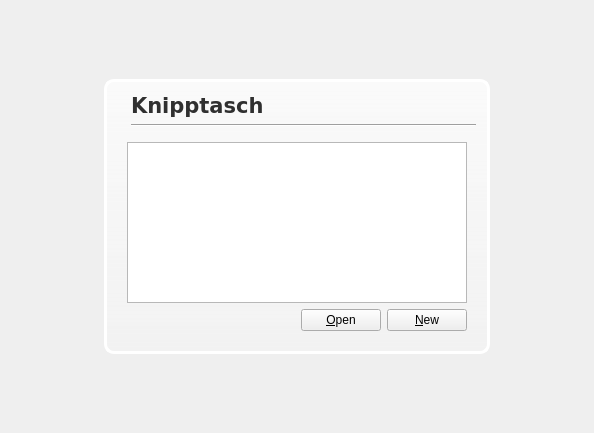
<?xml version="1.0" encoding="UTF-8"?>
<ui version="4.0">
 <author>Stefan Böhmann</author>
 <class>WelcomeWidget</class>
 <widget class="QWidget" name="WelcomeWidget">
  <property name="geometry">
   <rect>
    <x>0</x>
    <y>0</y>
    <width>594</width>
    <height>433</height>
   </rect>
  </property>
  <layout class="QVBoxLayout" name="verticalLayout_2">
   <item>
    <spacer name="verticalSpacer_2">
     <property name="orientation">
      <enum>Qt::Vertical</enum>
     </property>
     <property name="sizeHint" stdset="0">
      <size>
       <width>20</width>
       <height>95</height>
      </size>
     </property>
    </spacer>
   </item>
   <item>
    <layout class="QHBoxLayout" name="horizontalLayout">
     <item>
      <spacer name="horizontalSpacer_3">
       <property name="orientation">
        <enum>Qt::Horizontal</enum>
       </property>
       <property name="sizeHint" stdset="0">
        <size>
         <width>40</width>
         <height>20</height>
        </size>
       </property>
      </spacer>
     </item>
     <item>
      <widget class="QFrame" name="frame1">
       <property name="sizePolicy">
        <sizepolicy hsizetype="Preferred" vsizetype="Expanding">
         <horstretch>0</horstretch>
         <verstretch>0</verstretch>
        </sizepolicy>
       </property>
       <property name="styleSheet">
        <string notr="true">
QFrame#frame1 {
	 border: 3px solid white;
     border-radius: 10px;
     padding: 2px;
	 margin: 4px;
	background-color: qlineargradient(spread:pad, x1:0, y1:0, x2:0, y2:1, stop:0 rgba(255, 255, 255, 175), stop:1 rgba(246, 246, 246, 113))
 }</string>
       </property>
       <property name="frameShape">
        <enum>QFrame::StyledPanel</enum>
       </property>
       <property name="frameShadow">
        <enum>QFrame::Raised</enum>
       </property>
       <layout class="QVBoxLayout" name="verticalLayout">
        <item>
         <layout class="QFormLayout" name="formLayout">
          <item row="0" column="0">
           <widget class="QLabel" name="label_2">
            <property name="text">
             <string/>
            </property>
            <property name="pixmap">
             <pixmap>:/hi64-app-knipptasch.png</pixmap>
            </property>
           </widget>
          </item>
          <item row="0" column="1">
           <widget class="QLabel" name="appNameLabel">
            <property name="font">
             <font>
              <family>DejaVu Sans</family>
              <pointsize>16</pointsize>
              <weight>75</weight>
              <bold>true</bold>
             </font>
            </property>
            <property name="styleSheet">
             <string notr="true">color: rgb(48, 48, 48);</string>
            </property>
            <property name="text">
             <string comment="Application Name">Knipptasch</string>
            </property>
           </widget>
          </item>
          <item row="1" column="1">
           <widget class="Line" name="line">
            <property name="sizePolicy">
             <sizepolicy hsizetype="Minimum" vsizetype="Fixed">
              <horstretch>1</horstretch>
              <verstretch>0</verstretch>
             </sizepolicy>
            </property>
            <property name="orientation">
             <enum>Qt::Horizontal</enum>
            </property>
           </widget>
          </item>
         </layout>
        </item>
        <item>
         <widget class="QWidget" name="widget" native="true">
          <layout class="QGridLayout" name="gridLayout_3">
           <item row="1" column="0">
            <spacer name="horizontalSpacer_5">
             <property name="orientation">
              <enum>Qt::Horizontal</enum>
             </property>
             <property name="sizeHint" stdset="0">
              <size>
               <width>168</width>
               <height>17</height>
              </size>
             </property>
            </spacer>
           </item>
           <item row="0" column="0" colspan="3">
            <widget class="QListWidget" name="list"/>
           </item>
           <item row="1" column="1">
            <widget class="QPushButton" name="openButton">
             <property name="statusTip">
              <string>Open file</string>
             </property>
             <property name="text">
              <string>&amp;Open</string>
             </property>
            </widget>
           </item>
           <item row="1" column="2">
            <widget class="QPushButton" name="newButton">
             <property name="statusTip">
              <string>New file</string>
             </property>
             <property name="text">
              <string>&amp;New</string>
             </property>
            </widget>
           </item>
          </layout>
         </widget>
        </item>
       </layout>
      </widget>
     </item>
     <item>
      <spacer name="horizontalSpacer_4">
       <property name="orientation">
        <enum>Qt::Horizontal</enum>
       </property>
       <property name="sizeHint" stdset="0">
        <size>
         <width>40</width>
         <height>20</height>
        </size>
       </property>
      </spacer>
     </item>
    </layout>
   </item>
   <item>
    <spacer name="verticalSpacer_3">
     <property name="orientation">
      <enum>Qt::Vertical</enum>
     </property>
     <property name="sizeHint" stdset="0">
      <size>
       <width>20</width>
       <height>95</height>
      </size>
     </property>
    </spacer>
   </item>
  </layout>
 </widget>
 <resources/>
 <connections/>
</ui>
